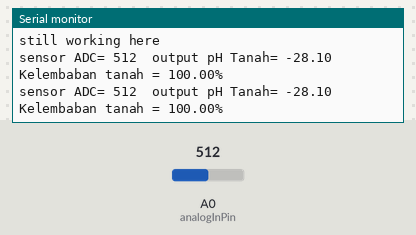
Bench run of a sketch on a simulated Arduino Uno, built with avr-gcc and run on an emulated ATmega328P. On the bench: the last lines printed to the serial monitor. Inputs (shaded band) come from the test bench; at power-on: A0 (analogInPin) = 512. WiFi joins after 1.5 s; servers stay silent unless stated.

Above: at 3.9 s.
4.0 s: A0 (analogInPin) set to 716
At 5.3 s:
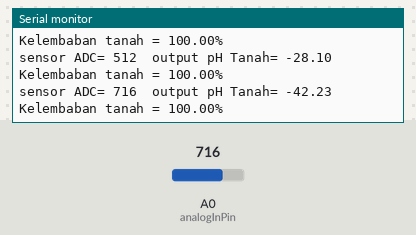
5.5 s: A0 (analogInPin) set to 900
At 6.5 s:
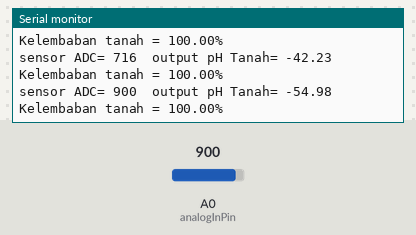
Timing chart, 0 to 8.5 s (numbered marks = the images above; inputs shaded):
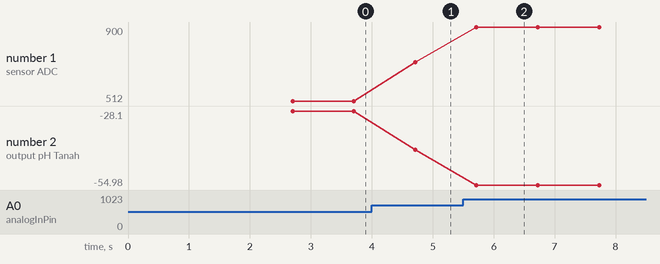

The sketch:

ground_quality_system_monitoring.ino
```cpp
///*
//
//  All the resources for this project:
//  https://randomnerdtutorials.com/
//
//*/
//
//int soilPin = A0; //PinSoil Moisture
//int greenLED = 6;
//int redLED = 7;
//// you can adjust the threshold value
//int thresholdValue = 800;
//int sensorSoilValue = analogRead(soilPin);
//
//void setup() {
//  pinMode(soilPin, INPUT);
//  pinMode(greenLED, OUTPUT);
//  pinMode(redLED, OUTPUT);
//  digitalWrite(greenLED, LOW);
//  digitalWrite(redLED, LOW);
//  Serial.begin(9600);
//}
//
//void loop() {
//  // read the input on analog pin A1:
//  Serial.print(sensorSoilValue);
//  if (sensorSoilValue < thresholdValue) {
//    Serial.println(" - Doesn't need watering");
//    digitalWrite(redLED, LOW);
//    digitalWrite(greenLED, HIGH);
//  }
//  else {
//    Serial.println(" - Time to water your plant");
//    digitalWrite(redLED, HIGH);
//    digitalWrite(greenLED, LOW);
//  }
//  delay(1000);
//}

#define analogInPin A0 //pin Sensor pH tanah
#include <SPI.h>
#include <Ethernet.h>

byte mac[] = { 0x98, 0xDA, 0xC4, 0x99, 0x7A, 0xE6 }; //Setting MAC Address

const int sensorSoilPin = A1; // pin Sensor Soil Moisture
float kelembaban_tanah;
int nilaiADC = analogRead(sensorSoilPin);

char server[] = "latihanarjun.dx.am";
EthernetClient client;

//variable
int sensorpHValue = 0;        //ADC value from sensor
float outputpHValue = 0.0;        //pH value after conversion

void setup() {
  Serial.begin(9600);
    {
      //pinMode(buzzer, OUTPUT);
      Serial.println("Initialize Ethernet with DHCP:");
      if (Ethernet.begin(mac) == 0) {
        Serial.println("Failed to configure Ethernet using DHCP");
        // Check for Ethernet hardware present
        if (Ethernet.hardwareStatus() == EthernetNoHardware) {
          Serial.println("Ethernet shield was not found.  Sorry, can't run without hardware. :(");
          while (true) {
            delay(1); // do nothistartng, no point running without Ethernet hardware
          }
        }
        if (Ethernet.linkStatus() == LinkOFF) {
          Serial.println("Ethernet cable is not connected.");
        }
        // try to congifure using IP address instead of DHCP:
        Ethernet.begin(mac);
      } else {
        Serial.print("DHCP assigned IP ");
        Serial.println(Ethernet.localIP());
      }

      // if you get a connection, report back via serial:
      if (client.connect(server, 80)) {
        Serial.print("connected to ");
        Serial.println(client.remoteIP());
      } else {
        // if you didn't get a connection to the server:
        Serial.println("connection failed to server");
      }

      Serial.println("still working here");
      // data = ""; //test code baru
  delay(1000);
  }
}

void loop() {

  //read the analog in value:
  sensorpHValue = analogRead(analogInPin);

  //Mathematical conversion from ADC to pH
  //rumus didapat berdasarkan datasheet
  outputpHValue = (-0.0693*sensorpHValue)+7.3855;

  //print the results to the serial monitor:
  Serial.print("sensor ADC= ");
  Serial.print(sensorpHValue);
  Serial.print("  output pH Tanah= ");
  Serial.println(outputpHValue);

  //SoilMoisture
  kelembaban_tanah = ( 100 - ( (nilaiADC/1023.00) * 100 ) );
  Serial.print("Kelembaban tanah = ");
  Serial.print(kelembaban_tanah);
  Serial.println("%");
  delay(1000);
}
```

Measured:
- after the input at 4.0 s, the serial monitor: prints a new line after 0.71 s (image 1)
- after the input at 5.5 s, the serial monitor: prints a new line after 0.22 s (image 2)
- plotted number 1: 512 → 716 after the input at 4.0 s, 716 → 900 after the input at 5.5 s
- plotted number 2: -28.1 → -42.23 after the input at 4.0 s, -42.23 → -54.98 after the input at 5.5 s
